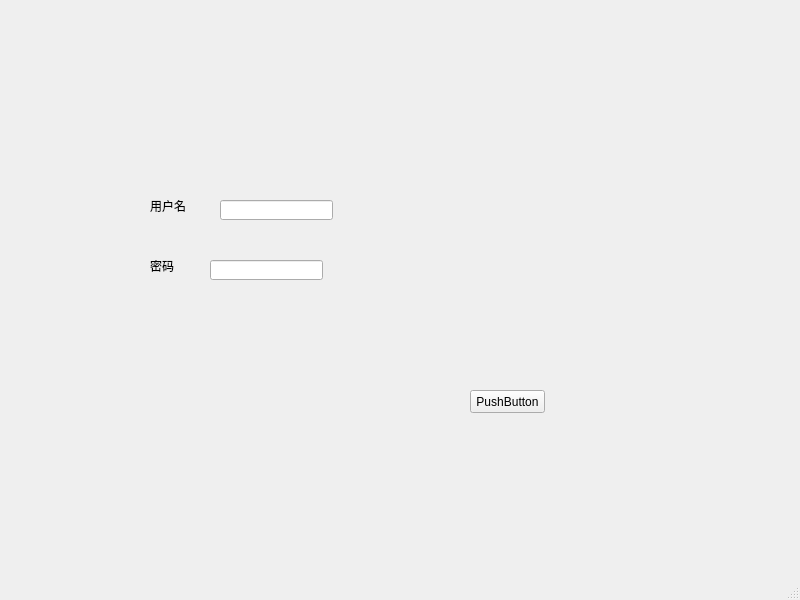
<?xml version="1.0" encoding="UTF-8"?>
<ui version="4.0">
 <class>MainWindow</class>
 <widget class="QMainWindow" name="MainWindow">
  <property name="geometry">
   <rect>
    <x>0</x>
    <y>0</y>
    <width>800</width>
    <height>600</height>
   </rect>
  </property>
  <property name="windowTitle">
   <string>MainWindow</string>
  </property>
  <widget class="QWidget" name="centralwidget">
   <widget class="QLabel" name="label">
    <property name="geometry">
     <rect>
      <x>150</x>
      <y>200</y>
      <width>54</width>
      <height>12</height>
     </rect>
    </property>
    <property name="text">
     <string>用户名</string>
    </property>
   </widget>
   <widget class="QLabel" name="label_2">
    <property name="geometry">
     <rect>
      <x>150</x>
      <y>260</y>
      <width>54</width>
      <height>12</height>
     </rect>
    </property>
    <property name="text">
     <string>密码</string>
    </property>
   </widget>
   <widget class="QPushButton" name="pushButton">
    <property name="geometry">
     <rect>
      <x>470</x>
      <y>390</y>
      <width>75</width>
      <height>23</height>
     </rect>
    </property>
    <property name="text">
     <string>PushButton</string>
    </property>
   </widget>
   <widget class="QLineEdit" name="lineEdit">
    <property name="geometry">
     <rect>
      <x>220</x>
      <y>200</y>
      <width>113</width>
      <height>20</height>
     </rect>
    </property>
   </widget>
   <widget class="QLineEdit" name="lineEdit_2">
    <property name="geometry">
     <rect>
      <x>210</x>
      <y>260</y>
      <width>113</width>
      <height>20</height>
     </rect>
    </property>
   </widget>
  </widget>
  <widget class="QMenuBar" name="menubar">
   <property name="geometry">
    <rect>
     <x>0</x>
     <y>0</y>
     <width>800</width>
     <height>23</height>
    </rect>
   </property>
  </widget>
  <widget class="QStatusBar" name="statusbar"/>
  <action name="action3424">
   <property name="text">
    <string>3424</string>
   </property>
  </action>
 </widget>
 <resources/>
 <connections>
  <connection>
   <sender>pushButton</sender>
   <signal>toggled(bool)</signal>
   <receiver>lineEdit</receiver>
   <slot>clear()</slot>
   <hints>
    <hint type="sourcelabel">
     <x>503</x>
     <y>430</y>
    </hint>
    <hint type="destinationlabel">
     <x>267</x>
     <y>231</y>
    </hint>
   </hints>
  </connection>
  <connection>
   <sender>pushButton</sender>
   <signal>clicked()</signal>
   <receiver>lineEdit_2</receiver>
   <slot>clear()</slot>
   <hints>
    <hint type="sourcelabel">
     <x>484</x>
     <y>414</y>
    </hint>
    <hint type="destinationlabel">
     <x>300</x>
     <y>290</y>
    </hint>
   </hints>
  </connection>
 </connections>
</ui>
